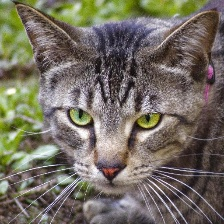
#> input picture curl_test/cat_5.jpg, 224 x 224 px
$ python affine_landmarks.py
#> lines starting #> are read from the running program, lines starting #| are printed output that depends on the picture
import numpy as np
import cv2
from scipy.spatial.distance import cdist
import csv
import matplotlib.pyplot as plt

def estimate_affine_transform(landmarks_A, landmarks_B):
    """
    Estimate an affine transformation matrix from landmarks in Image A to Image B.

    :param landmarks_A: List of (x, y) landmark coordinates in Image A.
    :param landmarks_B: List of (x, y) matched landmark coordinates in Image B.
    :return: 2x3 affine transformation matrix.
    """
    landmarks_A = np.array(landmarks_A, dtype=np.float32)
    landmarks_B = np.array(landmarks_B, dtype=np.float32)

    # Compute affine transformation using OpenCV
    transform_matrix = cv2.estimateAffinePartial2D(landmarks_A, landmarks_B)[0]  # 2x3 matrix
    return transform_matrix

def map_point_using_transform(point_A, transform_matrix):
    """
    Map a single point from Image A to Image B using the estimated transformation.

    :param point_A: Tuple (x, y) coordinate in Image A.
    :param transform_matrix: 2x3 affine transformation matrix.
    :return: Transformed point in Image B.
    """
    point_A_homo = np.array([[point_A[0], point_A[1], 1]], dtype=np.float32).T  # Convert to homogeneous
    point_B = np.dot(transform_matrix, point_A_homo).flatten()  # Apply transformation
    return tuple(point_B[:2])

def resolve_ambiguity(point_A, candidates_B, landmarks_A, landmarks_B):
    """
    Resolve ambiguity in matching candidates by using spatial correlation with landmarks.

    :param point_A: Selected (x, y) coordinate in Image A.
    :param candidates_B: List of (x, y) candidate coordinates in Image B.
    :param landmarks_A: List of landmark coordinates in Image A.
    :param landmarks_B: List of corresponding landmark coordinates in Image B.
    :return: Best-matched coordinate in Image B.
    """
    # Step 1: Compute transformation matrix from landmarks
    transform_matrix = estimate_affine_transform(landmarks_A, landmarks_B)

    # Step 2: Map point_A to Image B using the transformation
    predicted_point_B = map_point_using_transform(point_A, transform_matrix)

    if candidates_B:
        # Step 3: Find the closest candidate to the predicted point
        candidates_B = np.array(candidates_B)
        distances = cdist([predicted_point_B], candidates_B, metric='euclidean')
        best_match_idx = np.argmin(distances)
        return tuple(candidates_B[best_match_idx])  # Best-matched candidate
    else:
        # Step 4: If no candidate is found, return the predicted location
        return predicted_point_B

def visualize_matching(image_A, image_B, landmarks_A, landmarks_B, point_A, candidates_B, best_match_B):
    """
    Visualizes the original landmarks, selected point, and matched points.
    """
    fig, axes = plt.subplots(1, 2, figsize=(12, 6))

    # Image A: Show landmarks and selected point
    axes[0].imshow(cv2.cvtColor(image_A, cv2.COLOR_BGR2RGB))
    axes[0].scatter(*zip(*landmarks_A), color='blue', s=100, label="Landmarks")
    axes[0].scatter(point_A[0], point_A[1], color='red', s=150, label="Selected Point")
    axes[0].set_title("Image A (Reference)")
    axes[0].legend()

    # Image B: Show landmarks, candidates, and final matched point
    axes[1].imshow(cv2.cvtColor(image_B, cv2.COLOR_BGR2RGB))
    axes[1].scatter(*zip(*landmarks_B), color='blue', s=100, label="Landmarks")
    if candidates_B:
        axes[1].scatter(*zip(*candidates_B), color='orange', s=100, label="Candidates")
    axes[1].scatter(best_match_B[0], best_match_B[1], color='red', s=150, label="Final Matched Point")
    axes[1].set_title("Image B (Target)")
    axes[1].legend()

    plt.show()

# Example Usage
if __name__ == "__main__":

    image_A = cv2.imread("cat_5.jpg")
#> image_A is the input picture: shape (224, 224, 3); mean B, G, R 97.9, 109.8, 115.8
    image_B = cv2.imread("cat1.jpg")
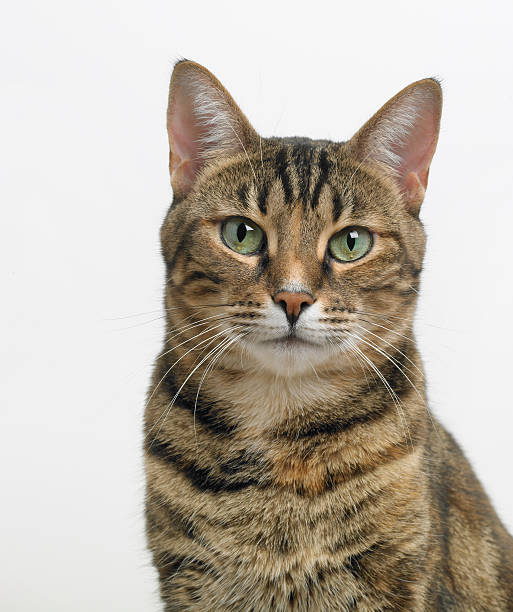
#> input picture curl_test/cat1.jpg, 513 x 612 px
#> image_B is the input picture: shape (612, 513, 3); mean B, G, R 167.9, 179.7, 188.3


    with open('landmarks_A.csv', 'r') as f:
#> (reads curl_test/landmarks_A.csv from the repository)
        landmark_file = csv.reader(f)
        landmarks_A = []
        for landmark in landmark_file:
            landmarks_A.append((float(landmark[0]), float(landmark[1])))

    with open('landmarks_B.csv', 'r') as f:
#> (reads curl_test/landmarks_B.csv from the repository)
        landmark_file = csv.reader(f)
        landmarks_B = []
        for landmark in landmark_file:
            landmarks_B.append((float(landmark[0]), float(landmark[1])))


    # Example picked point in Image A
    point_A = (75, 115)

    # Example candidates in Image B (found by visual descriptor)
    #candidates_B = [(216.5, 216.5), (312, 216)]  # Ambiguous matches
    candidates_B=None

    # Resolve ambiguity and find best match
    best_match_B = resolve_ambiguity(point_A, candidates_B, landmarks_A, landmarks_B)

    visualize_matching(image_A, image_B, landmarks_A, landmarks_B, point_A, candidates_B, best_match_B)
#> in visualize_matching, `plt.show()`:
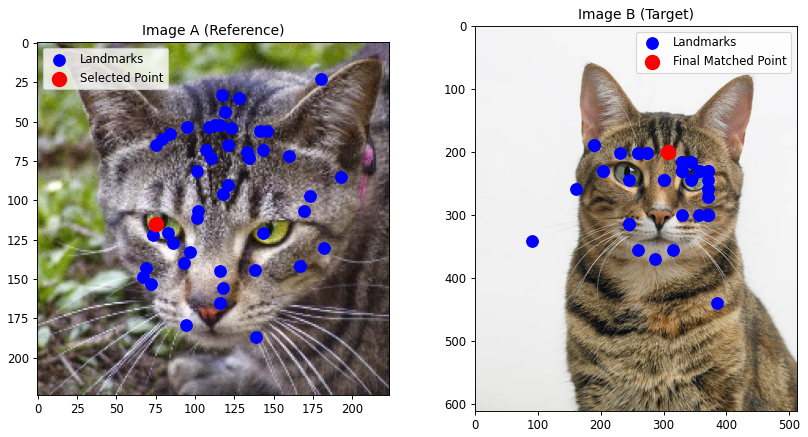
#> figure drawn by matplotlib, 2 panels
    print(f"Selected Point in Image A: {point_A}")
    print(f"Best-matched Point in Image B: {best_match_B}")
